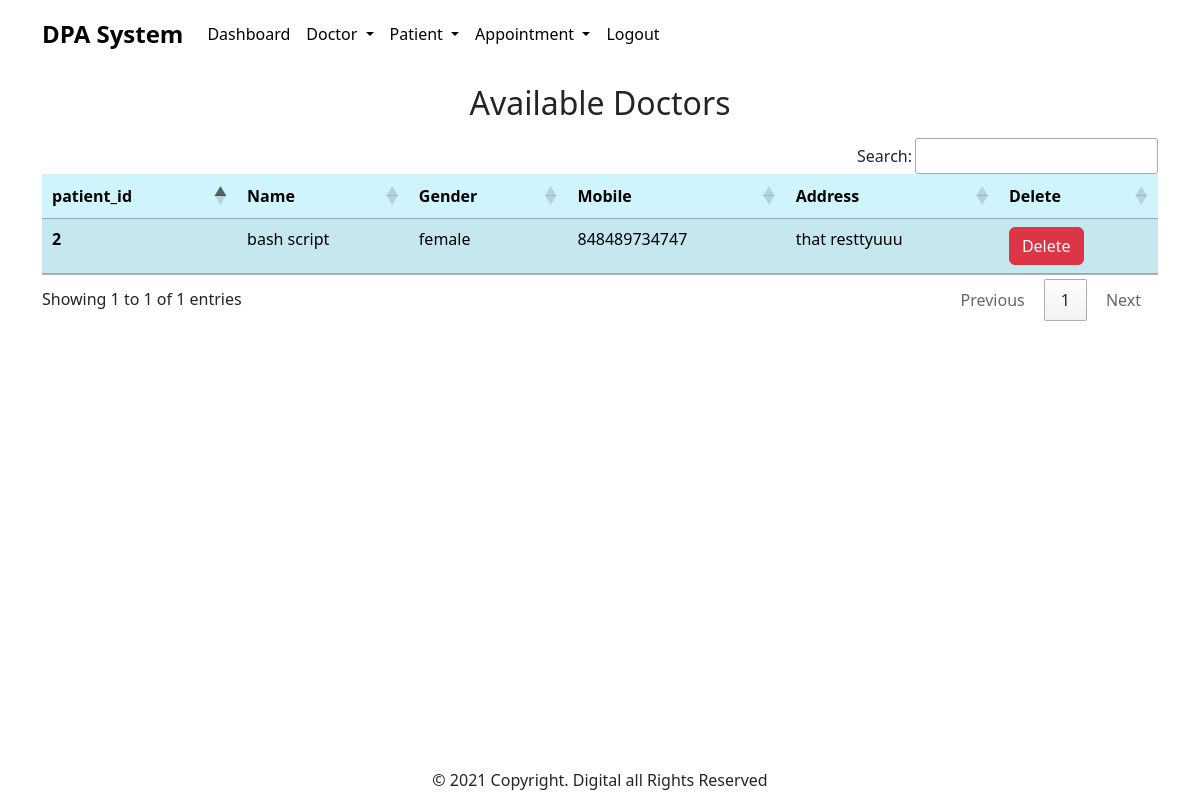
Before: /view_patient/ (signed in) with the older database file.
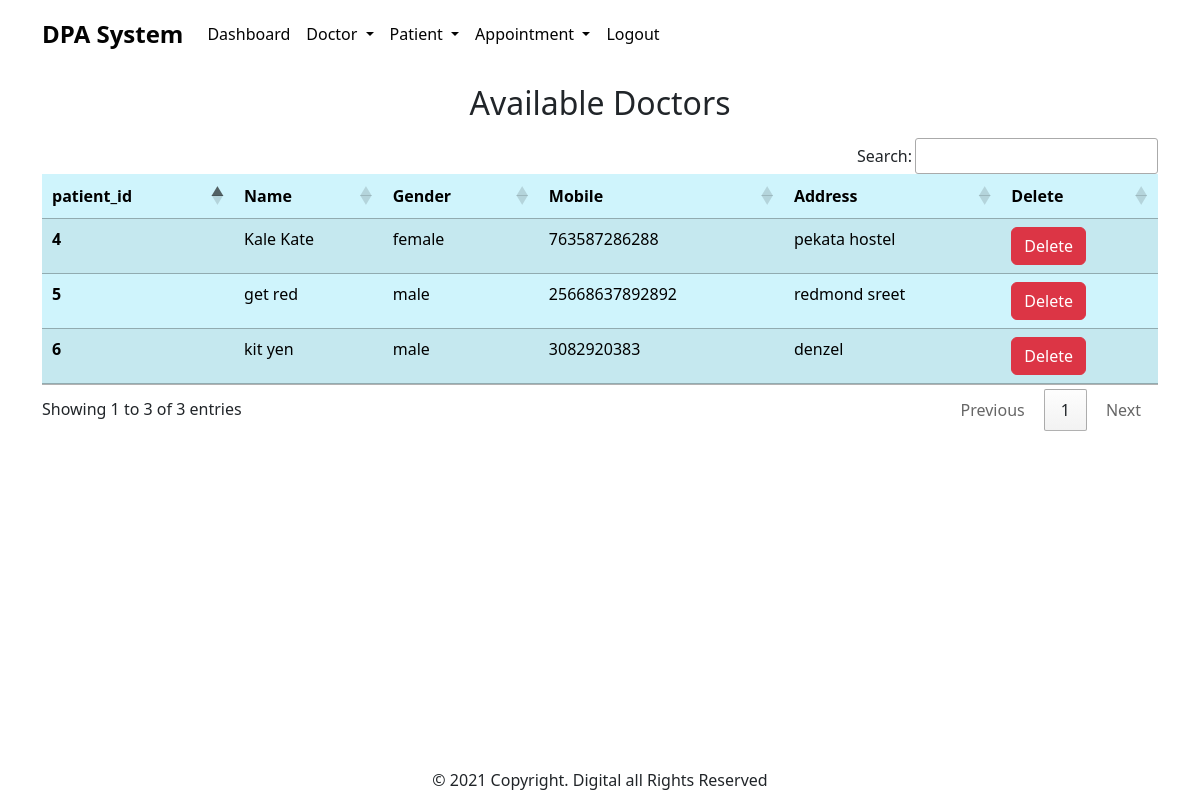
After: the same page with the newer database file.
### hospital/models.py (models this page shows, shortened)
class Patient(models.Model):
    name = models.CharField(max_length=60)
    gender = models.CharField(max_length=50)
    mobile = models.IntegerField(null=True)
    address = models.TextField()

### hospital/views.py (the view)
# urls.py: path('view_patient/', View_patient, name='view_patient'),
def View_patient(request):
    if not request.user.is_staff:
        return redirect('login')
    doc = Patient.objects.all()
    d = {'doc':doc}
    return render(request, 'view_patient.html', d)

### hospital/templates/view_patient.html
{% include 'base.html' %}
{% include 'navigation.html' %}
{% load static %}
{% block content %}
<div class="container">
    <h2 class="text-center m-3">Available Doctors</h2>
    <table id="example" class="table table-info table-striped table-hover">
        <thead>
          <tr>
            <th scope="col">patient_id</th>
            <th scope="col">Name</th>
            <th scope="col">Gender</th>
            <th scope="col">Mobile</th>
            <th scope="col">Address</th>
            <th scope="col">Delete</th>
          </tr>
        </thead>
        <tbody>
          {% for i in doc %}
          <tr>
            <th scope="row">{{i.id}}</th>
            <td>{{i.name}}</td>
            <td>{{i.gender}}</td>
            <td>{{i.mobile}}</td>
            <td>{{i.address}}</td>
            <td><a href="{% url 'delete_patient' i.id %}" onclick="return confirm('Are you sure you want to delete {{i.name}} ?')" class="btn btn-danger">Delete</a></td>
          </tr>
          {% endfor %}
        </tbody>
      </table>
</div>
{% endblock content %}
{% include 'footer.html' %}

### hospital/templates/base.html (shortened to what this page needs)
<!DOCTYPE html>
{% load static %}
<html lang="en">
<head>
    <link href="https://cdn.jsdelivr.net/npm/bootstrap@5.3.0-alpha1/dist/css/bootstrap.min.css" rel="stylesheet">
    <link rel="stylesheet" href="https://kit.fontawesome.com/c3124c61aa.css">
    <link rel="stylesheet" href="{% static 'css/base.css' %}">
    <link rel="stylesheet" href="https://cdn.datatables.net/1.13.4/css/jquery.dataTables.min.css">
    <link rel="stylesheet" href="https://cdn.datatables.net/buttons/2.3.6/css/buttons.dataTables.min.css">
</head>
<body>
</body>
</html>

### hospital/templates/navigation.html (shortened to what this page needs)
<nav class="navbar navbar-expand-lg">
    <div class="container">
      <a class="navbar-brand navbar-text" style="font-weight: bolder; font-size: 24px;" href="#">DPA System</a>
      <div class="collapse navbar-collapse" id="navbarSupportedContent">
        <ul class="navbar-nav ml-auto mb-2 mb-lg-0">
          {% if request.user.is_staff %}
          <li class="nav-item">
            <a class="nav-link navbar-text" href="{% url 'dashboard' %}">Dashboard <span class="sr-only">(current)</span></a>
          </li>
          <li class="nav-item dropdown">
            <a class="nav-link dropdown-toggle navbar-text" href="#" role="button" data-bs-toggle="dropdown" aria-expanded="false">
              Doctor
            </a>
          </li>
          <li class="nav-item dropdown">
            <a class="nav-link dropdown-toggle navbar-text" href="#" role="button" data-bs-toggle="dropdown" aria-expanded="false">
              Patient
            </a>
          </li>
          <li class="nav-item dropdown">
            <a class="nav-link dropdown-toggle navbar-text" href="#" role="button" data-bs-toggle="dropdown" aria-expanded="false">
              Appointment
            </a>
          </li>
          <li class="nav-item">
            <a class="nav-link navbar-text" href="{% url 'logout_admin' %}">Logout</a>
          </li>
          {% endif %}
        </ul>
      </div>
    </div>
  </nav>

### hospital/templates/footer.html
    <div class="text-center p-2 fixed-bottom" style="background-color: rgb(255, 255, 255);">
        © 2021 Copyright. Digital all Rights Reserved
    </div>

### hospital/static/css/base.css (style rules this page uses)
.navbar-text { color: rgba(0, 0, 0, 0.988); }

Changed rows visible on the page:
removed Patient: id "2", name "bash script", gender "female", mobile "848489734747", address "that resttyuuu"
added Patient: id "4", name "Kale Kate", gender "female", mobile "763587286288", address "pekata hostel"
added Patient: id "5", name "get red", gender "male", mobile "25668637892892", address "redmond sreet"
added Patient: id "6", name "kit yen", gender "male", mobile "3082920383", address "denzel"
Other visible differences:
text written by a page script: "Search: Showing 1 to 1 of 1 entries Previous 1 Next" → "Search: Showing 1 to 3 of 3 entries Previous 1 Next"
